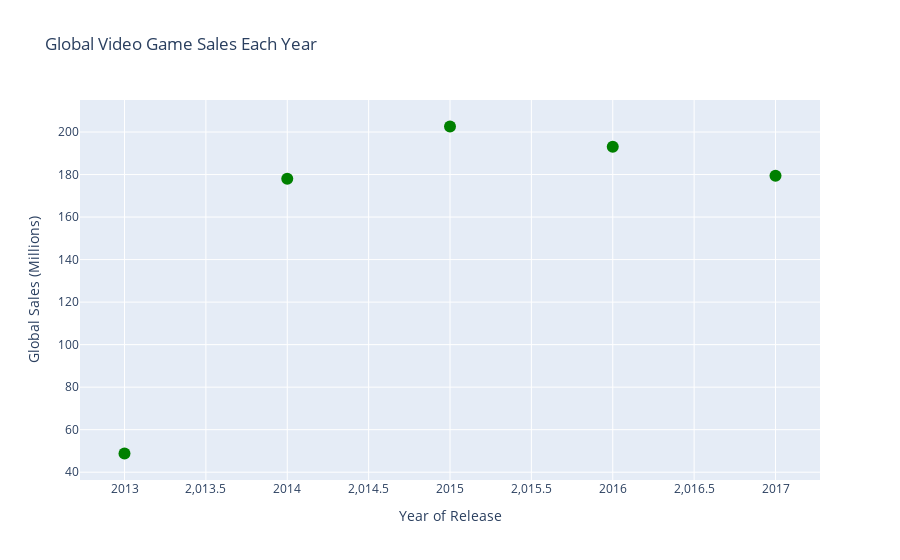

Notebook code for this chart:
### Code cell
#Video Games Sales Yearly as a Scatter Plot
fig = go.Figure()
fig.add_trace(go.Scatter(
    x=[2013, 2014, 2015, 2016, 2017],
    y= VGS.groupby('Year_of_Release')['Global_Sales'].sum(),
    marker=dict(color="green", size=12),
    mode="markers",

))

fig.update_layout(title="Global Video Game Sales Each Year",
                  xaxis_title="Year of Release",
                  yaxis_title="Global Sales (Millions)")

fig.show()

### Figure 1 — Plotly figure (JSON) as saved in the notebook; plotly's stock layout.template omitted (floating-point values rounded to 4 significant figures)
{"data": [{"marker": {"color": "green", "size": 12}, "mode": "markers", "type": "scatter", "x": [2013, 2014, 2015, 2016, 2017], "y": [48.79, 178.0, 202.6, 193.1, 179.4]}], "layout": {"title": {"text": "Global Video Game Sales Each Year"}, "xaxis": {"title": {"text": "Year of Release"}}, "yaxis": {"title": {"text": "Global Sales (Millions)"}}}}
